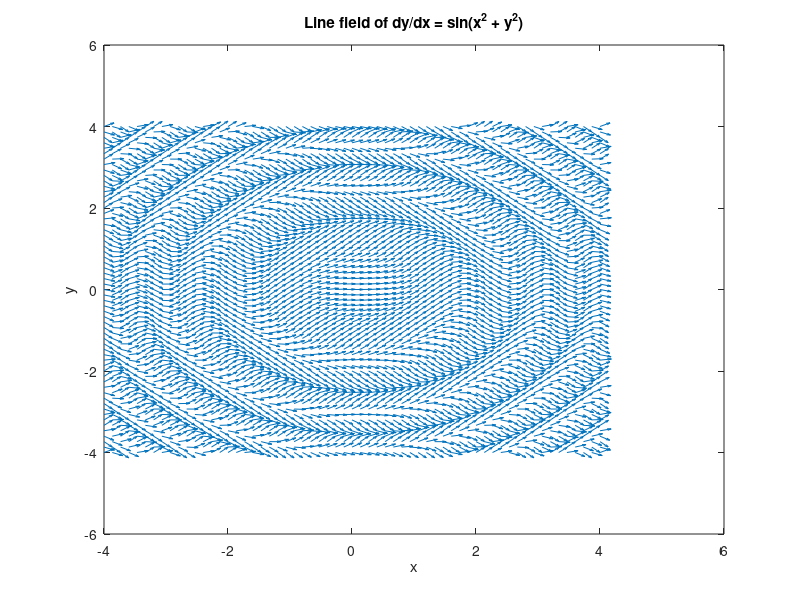

Here is the MATLAB script that generated this plot:
m=4;
n=30;
[x,y]=meshgrid(-m:m/n:m,-m:m/n:m);
u=1./sqrt(1+sin(x.^2+y.^2).^2);
v=sin(x.^2+y.^2)./sqrt(1+sin(x.^2+y.^2).^2);
quiver(x,y,u,v,1)
xlabel('x');
ylabel('y');
title('Line field of dy/dx = sin(x^2 + y^2)');
